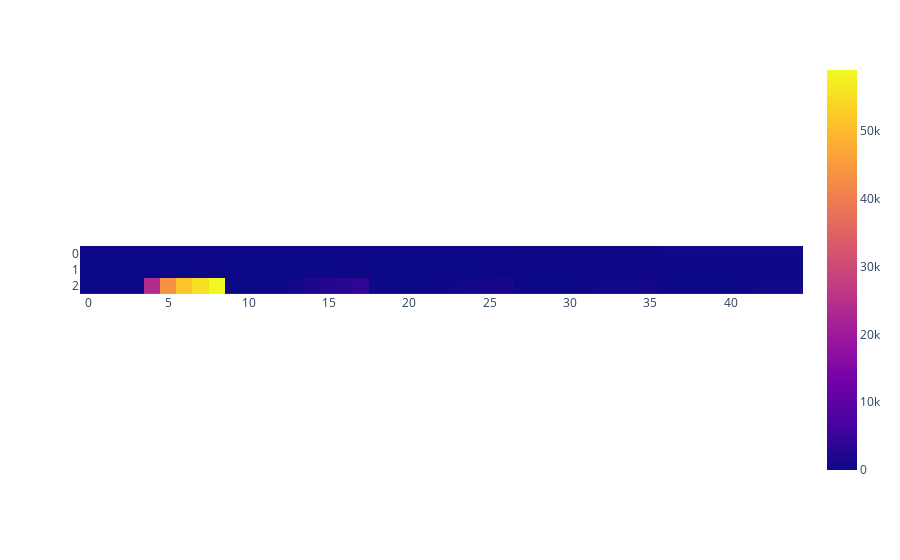

Source (notebook cell):
### Code cell
df_matrix = pd.DataFrame.from_dict(result).T
matrix = df_matrix.to_numpy()

fig = px.imshow(matrix.T)
fig.show()

### Figure 1 — Plotly figure (JSON) as saved in the notebook; plotly's stock layout.template omitted (floating-point values rounded to 4 significant figures; data arrays with more than 128 entries replaced by an {"elided": "..."} marker saying what was removed)
{"data": [{"coloraxis": "coloraxis", "hovertemplate": "x: %{x}<br>y: %{y}<br>color: %{z}<extra></extra>", "name": "0", "type": "heatmap", "xaxis": "x", "yaxis": "y", "z": {"elided": "3x45 int values"}}], "layout": {"autosize": true, "coloraxis": {"colorscale": [[0, "#0d0887"], [0.1111, "#46039f"], [0.2222, "#7201a8"], [0.3333, "#9c179e"], [0.4444, "#bd3786"], [0.5556, "#d8576b"], [0.6667, "#ed7953"], [0.7778, "#fb9f3a"], [0.8889, "#fdca26"], [1, "#f0f921"]]}, "margin": {"t": 60}, "xaxis": {"anchor": "y", "autorange": true, "constrain": "domain", "domain": [0, 1], "range": [-0.5, 44.5], "scaleanchor": "y"}, "yaxis": {"anchor": "x", "autorange": true, "constrain": "domain", "domain": [0.2689, 0.7311], "range": [2.5, -0.5]}}}
